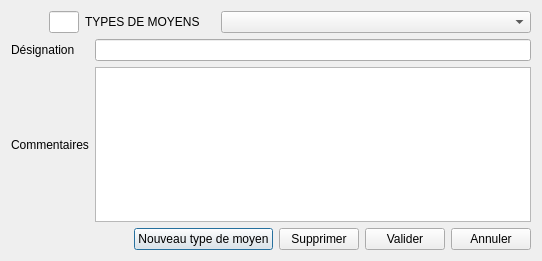
<?xml version="1.0" encoding="UTF-8"?>
<ui version="4.0">
 <class>Dialog_type_de_moyen</class>
 <widget class="QDialog" name="Dialog_type_de_moyen">
  <property name="geometry">
   <rect>
    <x>0</x>
    <y>0</y>
    <width>542</width>
    <height>261</height>
   </rect>
  </property>
  <property name="windowTitle">
   <string>Edition des types de moyens</string>
  </property>
  <layout class="QHBoxLayout" name="horizontalLayout_2">
   <item>
    <layout class="QVBoxLayout" name="verticalLayout">
     <item>
      <layout class="QHBoxLayout" name="horizontalLayout_4">
       <item>
        <widget class="QLabel" name="label_7">
         <property name="maximumSize">
          <size>
           <width>32</width>
           <height>32</height>
          </size>
         </property>
         <property name="text">
          <string/>
         </property>
         <property name="pixmap">
          <pixmap resource="../openjardin.qrc">:/images/motoculteur.png</pixmap>
         </property>
         <property name="scaledContents">
          <bool>true</bool>
         </property>
        </widget>
       </item>
       <item>
        <widget class="QLineEdit" name="lineEdit_idType_de_moyen">
         <property name="maximumSize">
          <size>
           <width>30</width>
           <height>16777215</height>
          </size>
         </property>
        </widget>
       </item>
       <item>
        <widget class="QLabel" name="label_11">
         <property name="maximumSize">
          <size>
           <width>130</width>
           <height>30</height>
          </size>
         </property>
         <property name="text">
          <string>TYPES DE MOYENS</string>
         </property>
        </widget>
       </item>
       <item>
        <widget class="QComboBox" name="comboBox_Type_de_moyen"/>
       </item>
      </layout>
     </item>
     <item>
      <layout class="QGridLayout" name="gridLayout">
       <item row="1" column="2">
        <widget class="QLineEdit" name="lineEdit_Designation"/>
       </item>
       <item row="2" column="2">
        <widget class="QTextEdit" name="textEdit_Commentaires"/>
       </item>
       <item row="2" column="0">
        <widget class="QLabel" name="label_2">
         <property name="text">
          <string>Commentaires</string>
         </property>
        </widget>
       </item>
       <item row="4" column="0">
        <layout class="QVBoxLayout" name="verticalLayout_2"/>
       </item>
       <item row="1" column="0">
        <widget class="QLabel" name="label">
         <property name="text">
          <string>Désignation</string>
         </property>
        </widget>
       </item>
      </layout>
     </item>
     <item>
      <layout class="QHBoxLayout" name="horizontalLayout">
       <item>
        <spacer name="horizontalSpacer">
         <property name="orientation">
          <enum>Qt::Horizontal</enum>
         </property>
         <property name="sizeHint" stdset="0">
          <size>
           <width>40</width>
           <height>20</height>
          </size>
         </property>
        </spacer>
       </item>
       <item>
        <widget class="QPushButton" name="pushButton_nouveau">
         <property name="text">
          <string>Nouveau type de moyen</string>
         </property>
         <property name="icon">
          <iconset resource="../openjardin.qrc">
           <normaloff>:/images/add_48.png</normaloff>:/images/add_48.png</iconset>
         </property>
        </widget>
       </item>
       <item>
        <widget class="QPushButton" name="pushButton_Supprimer">
         <property name="text">
          <string>Supprimer</string>
         </property>
         <property name="icon">
          <iconset resource="../openjardin.qrc">
           <normaloff>:/images/remove_48.png</normaloff>:/images/remove_48.png</iconset>
         </property>
        </widget>
       </item>
       <item>
        <widget class="QPushButton" name="pushButton_Valider">
         <property name="text">
          <string>Valider</string>
         </property>
         <property name="icon">
          <iconset resource="../openjardin.qrc">
           <normaloff>:/images/Valider.png</normaloff>:/images/Valider.png</iconset>
         </property>
        </widget>
       </item>
       <item>
        <widget class="QPushButton" name="pushButton_Annuler">
         <property name="text">
          <string>Annuler</string>
         </property>
         <property name="icon">
          <iconset resource="../openjardin.qrc">
           <normaloff>:/images/icones/quitter.png</normaloff>:/images/icones/quitter.png</iconset>
         </property>
        </widget>
       </item>
      </layout>
     </item>
    </layout>
   </item>
  </layout>
 </widget>
 <resources>
  <include location="../openjardin.qrc"/>
 </resources>
 <connections/>
</ui>
